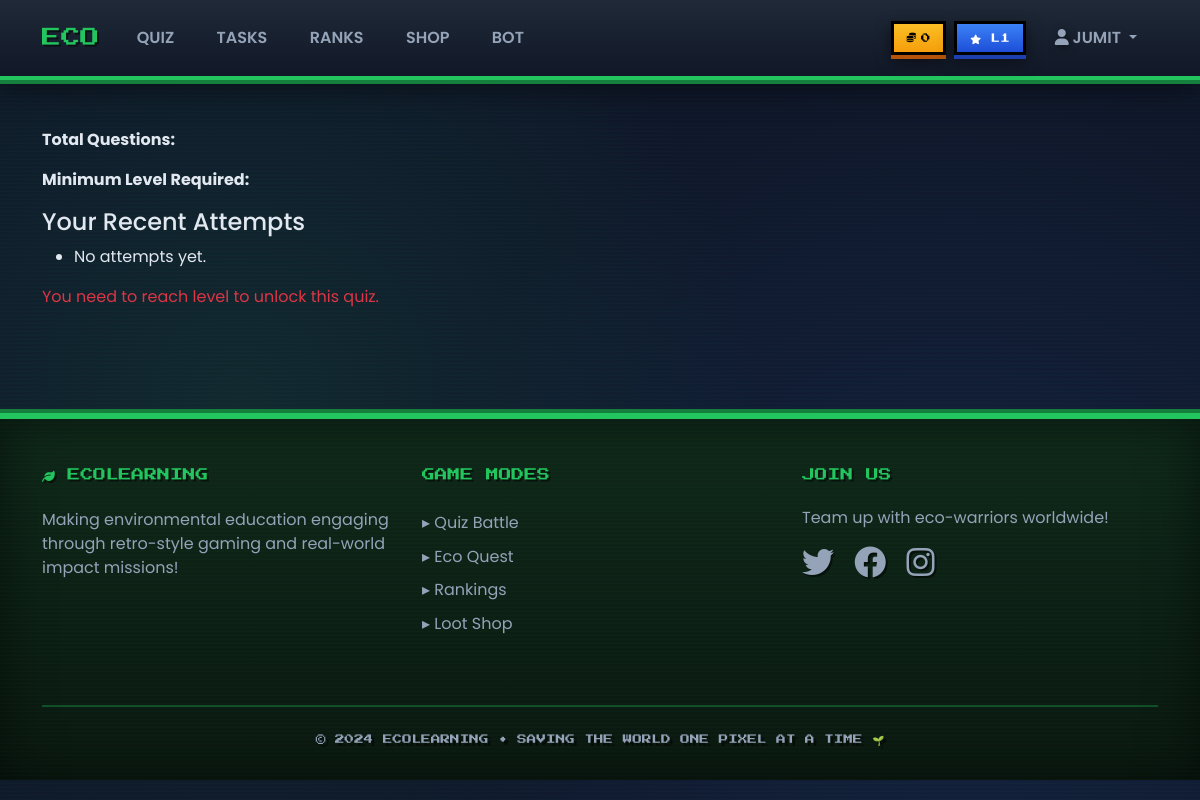
Page /quizzes/list/ (signed in) on the committed database.
### accounts/models.py (models this page shows, shortened)
class User(AbstractUser):
    SCHOOL_TYPES = [
        ('elementary', 'Elementary School'),
        ('middle', 'Middle School'),
        ('high', 'High School'),
        ('college', 'College/University'),
    ]
    email = models.EmailField(unique=True)
    school_name = models.CharField(max_length=200, blank=True)
    school_type = models.CharField(max_length=20, choices=SCHOOL_TYPES, blank=True)
    grade_level = models.CharField(max_length=50, blank=True)
    bio = models.TextField(max_length=500, blank=True)
    avatar = models.ImageField(upload_to='avatars/', blank=True, null=True)
    total_eco_tokens = models.PositiveIntegerField(default=0)
    level = models.PositiveIntegerField(default=1)
    experience_points = models.PositiveIntegerField(default=0)
    city = models.CharField(max_length=100, blank=True)
    country = models.CharField(max_length=100, blank=True)
    notifications_enabled = models.BooleanField(default=True)
    public_profile = models.BooleanField(default=True)
    created_at = models.DateTimeField(auto_now_add=True)
    updated_at = models.DateTimeField(auto_now=True)

### quizzes/views.py (the view, shortened to what this page needs)
# urls.py: path('list/', views.quiz_list, name='list'),
def quiz_list(request, category_id=None):
    quizzes = Quiz.objects.filter(is_active=True).select_related('category')
    category = None
    if category_id:
        category = get_object_or_404(QuizCategory, id=category_id, is_active=True)
        quizzes = quizzes.filter(category=category)
    context = {'quizzes': quizzes, 'category': category}
    if request.user.is_authenticated:
        user_attempts = QuizAttempt.objects.filter(
            user=request.user,
            is_completed=True
        ).values_list('quiz_id', flat=True)
        quiz_progress = []
        for quiz in quizzes:
            progress_info = {
                'quiz': quiz,
                'completed': quiz.id in user_attempts,
                'can_access': getattr(request.user, 'level', 1) >= getattr(quiz, 'min_level_required', 1),
            }
            quiz_progress.append(progress_info)
        context['quiz_progress'] = quiz_progress
    return render(request, 'quizzes/quiz_list.html', context)

### templates/quizzes/quiz_list.html (shortened to what this page needs)
{% extends "base.html" %}
{% block content %}
<div class="container mt-4">
    <p><strong>Total Questions:</strong> {{ questions_count }}</p>
    <p><strong>Minimum Level Required:</strong> {{ quiz.min_level_required }}</p>
    <h4>Your Recent Attempts</h4>
    <ul>
        {% for attempt in user_attempts %}
            <li>
                {{ attempt.started_at|date:"M d, Y H:i" }} -
                {% if attempt.is_completed %}
                    Score: {{ attempt.score }}%
                {% else %}
                    In Progress
                {% endif %}
            </li>
        {% empty %}
            <li>No attempts yet.</li>
        {% endfor %}
    </ul>
    {% if can_start %}
        <a href="{% url 'quizzes:start_quiz' quiz.id %}" class="btn btn-primary">
            Start Quiz
        </a>
    {% else %}
        <p class="text-danger">
            You need to reach level {{ quiz.min_level_required }} to unlock this quiz.
        </p>
    {% endif %}
</div>
{% endblock %}

### templates/base.html (shortened to what this page needs)
<!DOCTYPE html>
<html lang="en">
<head>
    <link href="https://cdn.jsdelivr.net/npm/bootstrap@5.3.0/dist/css/bootstrap.min.css" rel="stylesheet">
    <link href="https://cdnjs.cloudflare.com/ajax/libs/font-awesome/6.0.0/css/all.min.css" rel="stylesheet">
</head>
<body>
    <nav class="navbar navbar-expand-lg navbar-dark">
        <div class="container">
            <a class="navbar-brand" href="{% url 'home' %}">
                 ECO
            </a>
            <div class="collapse navbar-collapse" id="navbarNav">
                <ul class="navbar-nav me-auto">
                    <li class="nav-item">
                        <a class="nav-link" href="{% url 'quizzes:categories' %}">
                             QUIZ
                        </a>
                    </li>
                    <li class="nav-item">
                        <a class="nav-link" href="{% url 'eco_tasks:categories' %}">
                            TASKS
                        </a>
                    </li>
                    <li class="nav-item">
                        <a class="nav-link" href="{% url 'leaderboards:home' %}">
                           RANKS
                        </a>
                    </li>
                    <li class="nav-item">
                        <a class="nav-link" href="{% url 'rewards:store' %}">
                            SHOP
                        </a>
                    </li>
                    <li class="nav-item">
                        <a class="nav-link" href="{% url 'chatbot:chat' %}">
                           BOT
                        </a>
                    </li>
                </ul>
                <ul class="navbar-nav">
                    {% if user.is_authenticated %}
                        <li class="nav-item d-flex align-items-center">
                            <span class="token-badge me-2">
                                <i class="fas fa-coins"></i> {{ user.total_eco_tokens }}
                            </span>
                            <span class="level-badge me-2">
                                <i class="fas fa-star"></i> L{{ user.level }}
                            </span>
                        </li>
                        <li class="nav-item dropdown">
                            <a class="nav-link dropdown-toggle" href="#" id="navbarDropdown" role="button" data-bs-toggle="dropdown">
                                <i class="fas fa-user pixel-icon"></i> {{ user.username|upper }}
                            </a>
                        </li>
                    {% endif %}
                </ul>
            </div>
        </div>
    </nav>
    <main class="container-fluid py-4">
        {% block content %}{% endblock %}
    </main>
    <footer class="footer">
        <div class="container position-relative">
            <div class="row">
                <div class="col-md-4 mb-4">
                    <h5><i class="fas fa-leaf"></i> ECOLEARNING</h5>
                    <p style="color: #94a3b8;">Making environmental education engaging through retro-style gaming and real-world impact missions!</p>
                </div>
                <div class="col-md-4 mb-4">
                    <h6>GAME MODES</h6>
                    <ul class="list-unstyled">
                        <li><a href="{% url 'quizzes:categories' %}">▸ Quiz Battle</a></li>
                        <li><a href="{% url 'eco_tasks:categories' %}">▸ Eco Quest</a></li>
                        <li><a href="{% url 'leaderboards:home' %}">▸ Rankings</a></li>
                        <li><a href="{% url 'rewards:store' %}">▸ Loot Shop</a></li>
                    </ul>
                </div>
                <div class="col-md-4 mb-4">
                    <h6>JOIN US</h6>
                    <p style="color: #94a3b8;">Team up with eco-warriors worldwide!</p>
                    <div>
                        <i class="fab fa-twitter fa-2x me-3"></i>
                        <i class="fab fa-facebook fa-2x me-3"></i>
                        <i class="fab fa-instagram fa-2x"></i>
                    </div>
                </div>
            </div>
            <hr class="my-4">
            <div class="text-center">
                <p class="retro-text" style="font-size: 0.6rem; color: #94a3b8; line-height: 1.8;">
                    &copy; 2024 ECOLEARNING • SAVING THE WORLD ONE PIXEL AT A TIME 🌱
                </p>
            </div>
        </div>
    </footer>
</body>
</html>

### templates/base.html (style rules this page uses)
:root { --eco-green: #22c55e; --eco-light-green: #dcfce7; --eco-dark-green: #15803d; --eco-blue: #3b82f6; --eco-yellow: #fbbf24; --eco-orange: #f97316; --eco-purple: #a855f7; --pixel-black: #1a1a1a; --pixel-gray: #2d3748; --arcade-border: #4a5568; }
* { image-rendering: pixelated; image-rendering: -moz-crisp-edges; image-rendering: crisp-edges; }
body { font-family: 'Poppins', sans-serif; background-color: #0f172a; background-image: repeating-linear-gradient( 0deg, rgba(34, 197, 94, 0.03) 0px, transparent 2px, transparent 4px ), radial-gradient(circle at 20% 50%, rgba(34, 197, 94, 0.1) 0%, transparent 50%), radial-gradient(circle at 80% 80%, rgba(59, 130, 246, 0.1) 0%, transparent 50%); min-height: 100vh; color: #e2e8f0; }
.retro-text { font-family: 'Press Start 2P', cursive; text-shadow: 3px 3px 0px rgba(0, 0, 0, 0.5); }
.navbar { background: linear-gradient(180deg, #1f2937 0%, #111827 100%) !important; border-bottom: 4px solid var(--eco-green); box-shadow: 0 4px 0 var(--eco-dark-green), 0 8px 30px rgba(0, 0, 0, 0.5); padding: 1rem 0; }
.navbar-brand { font-family: 'Press Start 2P', cursive !important; color: var(--eco-green) !important; font-size: 1.2rem; text-shadow: 2px 2px 0 rgba(0, 0, 0, 0.5); transition: all 0.2s ease; }
.nav-link { color: #94a3b8 !important; font-weight: 600; padding: 0.5rem 1rem !important; border-radius: 0; transition: all 0.2s ease; border: 2px solid transparent; margin: 0 0.2rem; }
.token-badge { background: linear-gradient(180deg, #fbbf24 0%, #f59e0b 100%); color: #000; border: 3px solid #000; border-radius: 0; padding: 0.4rem 0.8rem; font-family: 'Press Start 2P', cursive; font-size: 0.6rem; display: inline-flex; align-items: center; gap: 5px; box-shadow: 0 4px 0 #b45309, 0 6px 15px rgba(0, 0, 0, 0.5); transition: all 0.2s ease; }
.level-badge { background: linear-gradient(180deg, #3b82f6, #1d4ed8); color: white; border: 3px solid #000; border-radius: 0; padding: 0.4rem 0.8rem; font-family: 'Press Start 2P', cursive; font-size: 0.6rem; box-shadow: 0 4px 0 #1e40af, 0 6px 15px rgba(0, 0, 0, 0.5); transition: all 0.2s ease; }
.footer { background: linear-gradient(180deg, #0f2819 0%, #0a1810 100%); color: #e2e8f0; padding: 3rem 0 1rem; margin-top: 4rem; border-top: 6px solid var(--eco-green); box-shadow: 0 -4px 0 var(--eco-dark-green), inset 0 0 50px rgba(0, 0, 0, 0.5); position: relative; }
.footer::before { content: ''; position: absolute; top: 0; left: 0; right: 0; bottom: 0; background: repeating-linear-gradient( 0deg, rgba(34, 197, 94, 0.03) 0px, transparent 2px, transparent 4px ); pointer-events: none; }
.footer h5, .footer h6 { font-family: 'Press Start 2P', cursive; font-size: 0.8rem; color: var(--eco-green); margin-bottom: 1.5rem; text-shadow: 2px 2px 0 rgba(0, 0, 0, 0.5); }
.footer a { color: #94a3b8; text-decoration: none; transition: all 0.2s ease; display: inline-block; padding: 0.3rem 0; }
.footer .fab { transition: all 0.2s ease; color: #94a3b8; filter: drop-shadow(2px 2px 0 rgba(0, 0, 0, 0.5)); }
.footer hr { border-color: var(--eco-green); opacity: 0.3; border-width: 2px; }
.pixel-icon { filter: drop-shadow(2px 2px 4px rgba(0, 0, 0, 0.5)); }

### rows in the picture
User: total_eco_tokens "0", level "1", username "JUMIT"
